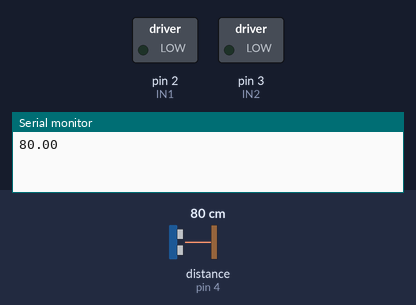
Bench run of a sketch on a simulated Arduino Uno, built with avr-gcc and run on an emulated ATmega328P. Parts: switched loads named in the sketch (green lamp = pin HIGH), the last lines printed to the serial monitor. Wiring (inferred from the names in the program): ultrasonic range finder: trigger pin 5; echo pin 4. The inputs (shaded band) are chosen by the test bench; at power-on: distance to the obstacle (sensor on pin 4) 80 cm. The echo pulse lasts 58.3 µs per cm; pins used as bus, display or sensor lines are not drawn.

Above: at 0.1 s.
At 1.3 s:
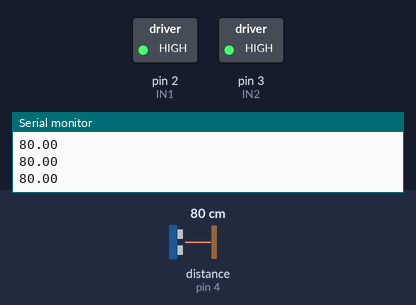
1.4 s: distance to the obstacle (sensor on pin 4) set to 2 cm
At 2.4 s:
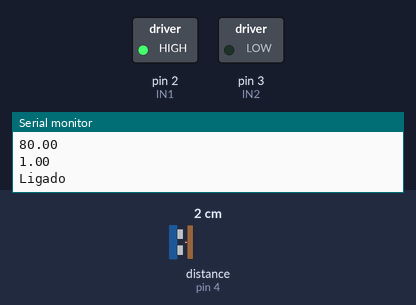
Timing chart, 0 to 10.0 s (numbered marks = the images above; inputs shaded):
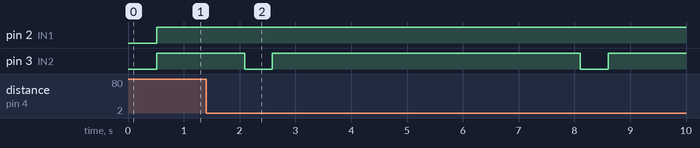

The sketch:

dispenser.ino
```cpp
#define echo 4
#define trig 5

unsigned long tempo;
double distancia;

int IN1 = 2;
int IN2 = 3;

void setup(){
 pinMode(IN1, OUTPUT);
 pinMode(IN2, OUTPUT);
 pinMode(echo, INPUT); //Echo do sensor ultrassônico
 pinMode(trig, OUTPUT); //Trigger do sensor ultrassônico
 Serial.begin(9600);
}

void loop(){
  ultra();

  digitalWrite(IN1, HIGH);
  digitalWrite(IN2, HIGH);

  if(distancia <= 12){
    //Gira o Motor no sentido horario
    Serial.println("Ligado");
    digitalWrite(IN1, HIGH);
    digitalWrite(IN2, LOW);
    //teste = 1;
    delay(500);
    digitalWrite(IN1, HIGH);
    digitalWrite(IN2, HIGH);
    delay(5000);
  }
  delay(10);
}

void ultra(){
    digitalWrite(trig, LOW);
    delay(10);

    digitalWrite(trig, HIGH);// Define o trigger como high
    delayMicroseconds(10);
    digitalWrite(trig, LOW);// Define o trigger como low
    tempo= pulseIn(echo, HIGH);// Calcula o tempo para recebero sinal no Echo
    distancia = tempo/58;//Corrige a distância
    Serial.println(distancia);
    delay(500);
}
```

Measured:
- after the input at 1.4 s, pin 3 (IN2): alternates HIGH for 5.5 s and LOW for 0.50 s, starting after 0.69 s
